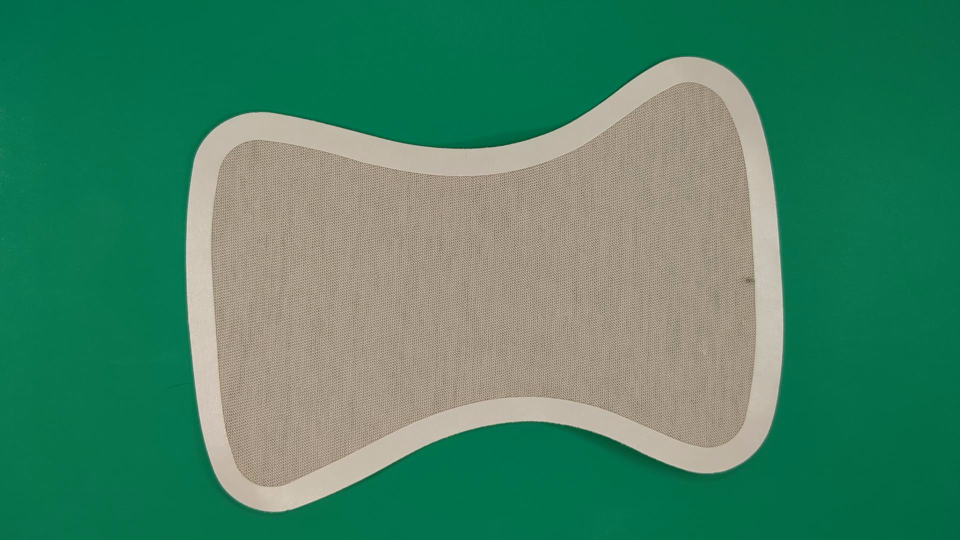
#> input picture test/Classification/Train_images/back/back (1).jpg, 1920 x 1080 px (shown at 1/2 size); its folder holds only this picture in this run
$ python gussetSideDetectionTraining.py
#> lines starting #> are read from the running program, lines starting #| are printed output that depends on the picture; after the words box and inside, x2 and y2 are one past the last pixel; in counts of white or black regions, pixels touching at a corner belong together
### gussetSideDetectionFilters.py
import cv2 as cv

from skimage.filters import sobel
from skimage.filters import roberts, sobel, scharr, prewitt
import pandas as pd
from scipy import ndimage as nd
import numpy as np


def resizer(img,size):
    input_image_width,input_image_height,_ =img.shape

    if(input_image_width<input_image_height): #landscape
        img = cv.rotate(img, cv.ROTATE_90_CLOCKWISE)

    input_image_width,input_image_height,_ =img.shape
    resize_factor = input_image_height/size

    img = cv.resize(img, (int(input_image_height/resize_factor),int((input_image_width/input_image_height)*(input_image_height/resize_factor))))

    return img


def feature_extractor(dataset,imgc):
    x_train = dataset
    image_dataset = []  # Use a list to accumulate data
    for image in range(x_train.shape[0]):  # Iterate through each file
        input_img = x_train[image, :, :]
        img = input_img

        # Create a dictionary to hold the features
        feature_dict = {}

        # FEATURE 1: Pixel values
        feature_dict['Pixel_Value'] = img.reshape(-1)

        ksize = 30
        """
        # FEATURE 2: Gabor filter responses
        theta_min = 20
        theta_max = 30
        theta_factor = 16  # theta = theta/theta_factor * np.pi
        sigma_values = 1, 3
        lamda_factor = 8
        gamma_values = 1.3, 1.4, 1.5
        num = 1
        for theta in range(theta_min, theta_max):
            theta = (theta / theta_factor) * np.pi
            for sigma in sigma_values:
                for lamda in np.arange(0, np.pi, np.pi / lamda_factor):
                    for gamma in gamma_values:
                        gabor_label = 'Gabor' + str(num)
                        kernel = cv.getGaborKernel((ksize, ksize), sigma, theta, lamda, gamma, 0, ktype=cv.CV_32F)
                        fimg = cv.filter2D(img, cv.CV_8UC3, kernel)
                        feature_dict[gabor_label] = fimg.reshape(-1)
                        num += 1
        """


        kernel5 = cv.getGaborKernel((ksize, ksize), 1 , 4.516039439535327 , 1.1780972450961724 , 1.5 ,0, ktype=cv.CV_32F)
        fimg = cv.filter2D(img, cv.CV_8UC3, kernel5)
        feature_dict["kernel5"] = fimg.reshape(-1)
        kernel6 = cv.getGaborKernel((ksize, ksize), 1 , 4.516039439535327 , 1.1780972450961724 , 1.4 ,0, ktype=cv.CV_32F)
        fimg = cv.filter2D(img, cv.CV_8UC3, kernel6)
        feature_dict["kernel6"] = fimg.reshape(-1)
        kernel7 = cv.getGaborKernel((ksize, ksize), 1 , 4.516039439535327 , 1.1780972450961724 , 1.3 ,0, ktype=cv.CV_32F)
        fimg = cv.filter2D(img, cv.CV_8UC3, kernel7)
        feature_dict["kernel7"] = fimg.reshape(-1)


        # FEATURE 3: Canny edge detection
        img = cv.convertScaleAbs(img)
        edges = cv.Canny(img, 100, 200)
        feature_dict['Canny'] = edges.reshape(-1)

        # Add other features
        feature_dict['Sobel'] = sobel(img).reshape(-1)
        feature_dict['Scharr'] = scharr(img).reshape(-1)
        feature_dict['Prewitt'] = prewitt(img).reshape(-1)
        feature_dict['Gaussian_7'] = nd.gaussian_filter(img, sigma=7).reshape(-1)
        feature_dict['Roberts'] = roberts(img).reshape(-1)
        feature_dict['Gaussian_3'] = nd.gaussian_filter(img, sigma=3).reshape(-1)
        feature_dict['Median_3'] = nd.median_filter(img, size=3).reshape(-1)

        # HSV color channels (assuming imgc is the color version)
        hsv = cv.cvtColor(imgc, cv.COLOR_BGR2HSV)
        feature_dict['b_channel'] = imgc[:, :, 0].reshape(-1)
        feature_dict['g_channel'] = imgc[:, :, 1].reshape(-1)
        feature_dict['r_channel'] = imgc[:, :, 2].reshape(-1)
        feature_dict['h_channel'] = hsv[:, :, 0].reshape(-1)
        feature_dict['s_channel'] = hsv[:, :, 1].reshape(-1)
        feature_dict['v_channel'] = hsv[:, :, 2].reshape(-1)

        # Append the feature dictionary to the list
        image_dataset.append(pd.DataFrame(feature_dict))

    # Concatenate all the individual DataFrames into one large DataFrame
    image_dataset = pd.concat(image_dataset, ignore_index=True)
    return image_dataset

### gussetSideDetectionTraining.py
import numpy as np
import matplotlib.pyplot as plt
import glob
import cv2 as cv
import os
import seaborn as sns
import pickle
from gussetSideDetectionFilters import resizer, feature_extractor
from sklearn import preprocessing
from sklearn.ensemble import RandomForestClassifier
import random
from sklearn.metrics import confusion_matrix
from sklearn import metrics

size = 240

# Resize images to
# Capture images and labels into arrays.
# Start by creating empty lists.
train_images = []
train_labels = []
for directory_path in glob.glob("test/Classification/Train_images/*"):
    label = directory_path.split("\\")[-1]
    print(label)
    for img_path in glob.glob(os.path.join(directory_path, "*.jpg")):
        print(img_path)
        imgc = cv.imread(img_path, cv.IMREAD_COLOR)  # Reading color images
#> imgc is the input picture: shape (1080, 1920, 3); mean B, G, R 101.6, 130.6, 69

        imgc = resizer(imgc, size)
#> in resizer, `img = cv.rotate(img, cv.ROTATE_90_CLOCKWISE)`:
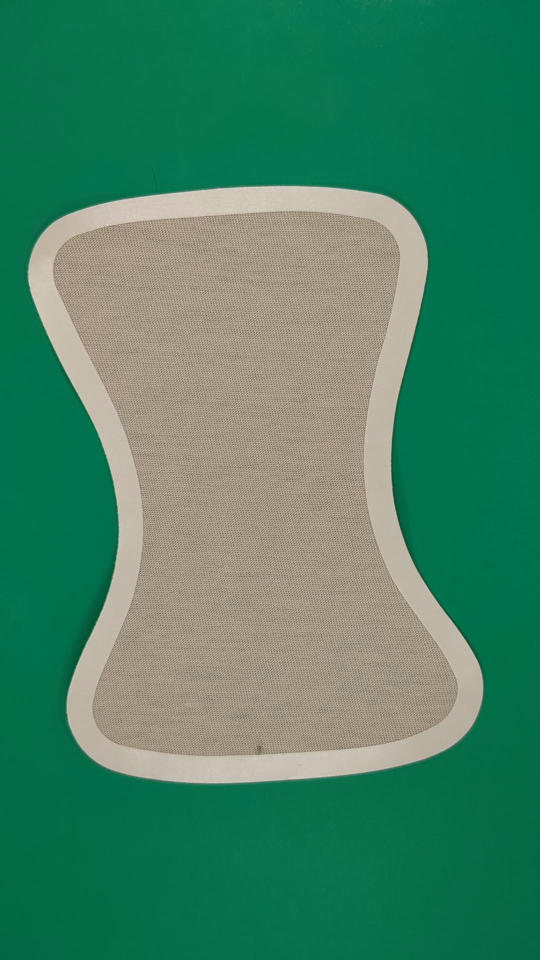
#> img: shape (1920, 1080, 3) (shown at 1/2 size); mean of channels 0, 1, 2 101.6, 130.6, 69; drawn as B, G, R
#> in resizer, `img = cv.resize(img, (int(input_image_height/resize_factor),int((input..`:
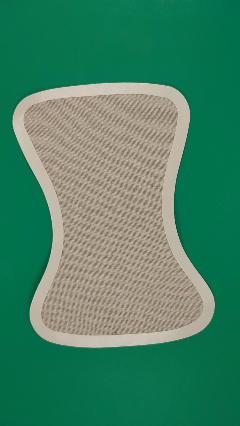
#> img: shape (426, 240, 3); mean of channels 0, 1, 2 101.6, 130.5, 69; drawn as B, G, R
        img = cv.cvtColor(imgc, cv.COLOR_RGB2GRAY)  # Optional step. Change BGR to RGB
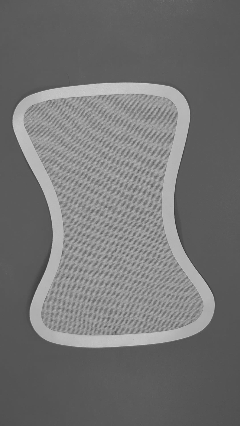
#> img: shape (426, 240); min 55, max 207, mean 114.7
        train_images.append(img)
        train_labels.append(label)
#> pass 2 of the loop `for directory_path in glob.glob("test/Classification/Train_images/*"):`:
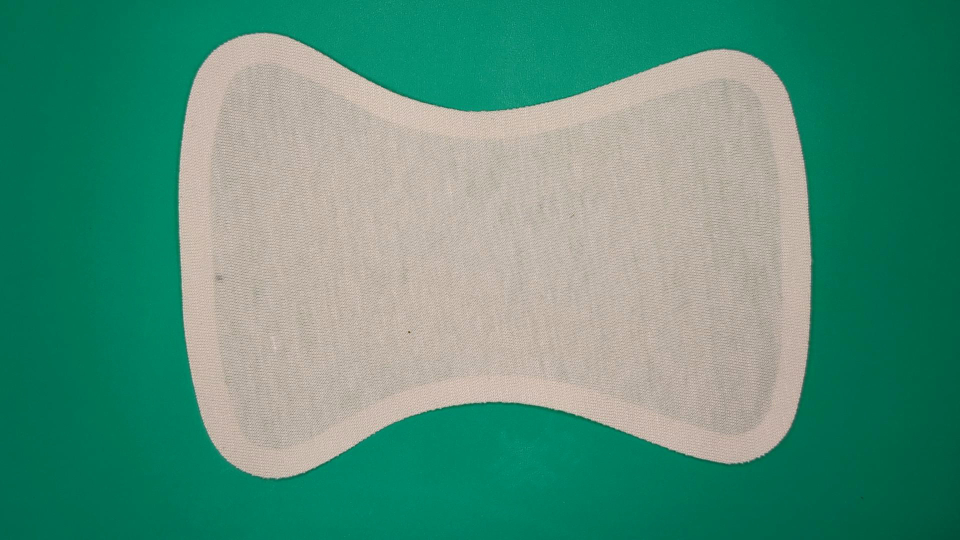
#> input picture test/Classification/Train_images/front/m_0007.jpg, 1920 x 1080 px (shown at 1/2 size)
#> imgc is the input picture: shape (1080, 1920, 3); mean B, G, R 123, 144.6, 83.5
#> in resizer (call 2), `img = cv.resize(img, (int(input_image_height/resize_factor),int((input..`:
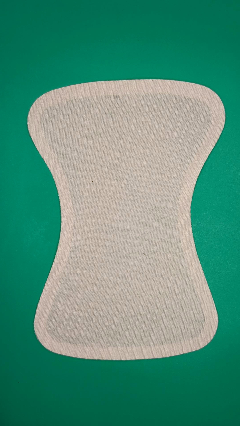
#> img: shape (426, 240, 3); mean of channels 0, 1, 2 122.9, 144.5, 83.4; drawn as B, G, R
#> `img = cv.cvtColor(imgc, cv.COLOR_RGB2GRAY)`:
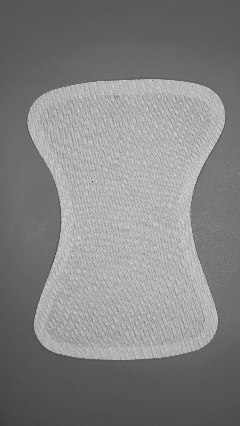
#> img: shape (426, 240); min 58, max 218, mean 131.1

train_images = np.array(train_images)
train_labels = np.array(train_labels)

# Do exactly the same for test/validation images
test_images = []
test_labels = []
for directory_path in glob.glob("test/Classification/validation/*"):
    fruit_label = directory_path.split("\\")[-1]
    for img_path in glob.glob(os.path.join(directory_path, "*.jpg")):
        imgc = cv.imread(img_path, cv.IMREAD_COLOR)
        imgc = resizer(imgc, size)
        img = cv.cvtColor(imgc, cv.COLOR_BGR2GRAY)  # Optional.
        test_images.append(img)
        test_labels.append(fruit_label)

test_images = np.array(test_images)
test_labels = np.array(test_labels)

# Label encoding
le = preprocessing.LabelEncoder()
le.fit(train_labels)
train_labels_encoded = le.transform(train_labels)
test_labels_encoded = le.transform(test_labels)

# Ensure labels are 1D using .ravel()
y_train = train_labels_encoded.ravel()
y_test = test_labels_encoded.ravel()

# Normalize pixel values to between 0 and 1
x_train, x_test = train_images / 255.0, test_images / 255.0
#> x_test = empty array

####################################################################
# Feature extraction
image_features = feature_extractor(x_train, imgc)
#> the loop in feature_extractor, `for image in range(x_train.shape[0]):` made 2 passes
#> pass 1, in feature_extractor, `fimg = cv.filter2D(img, cv.CV_8UC3, kernel5)`:
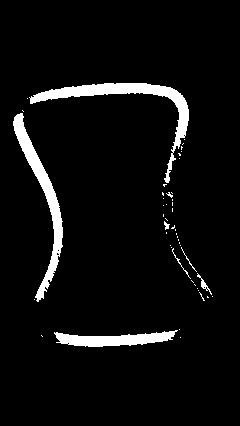
#> fimg: shape (426, 240); values 1 (black) and 2 (white), 5.4% white; 48 white regions (41 under 20 px), largest, box (x1, y1, x2, y2) and area: (29, 83, 189, 183) 2147, (13, 113, 63, 302) 1882, (54, 330, 178, 347) 1184
#> pass 1, in feature_extractor, `fimg = cv.filter2D(img, cv.CV_8UC3, kernel6)`:
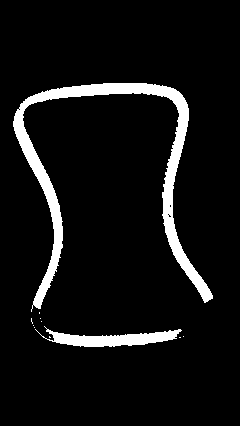
#> fimg: shape (426, 240); values 1 (black) and 2 (white), 7.2% white; 11 white regions (9 under 20 px), largest, box (x1, y1, x2, y2) and area: (13, 83, 213, 312) 5998, (35, 326, 182, 347) 1367
#> pass 1, in feature_extractor, `fimg = cv.filter2D(img, cv.CV_8UC3, kernel7)`:
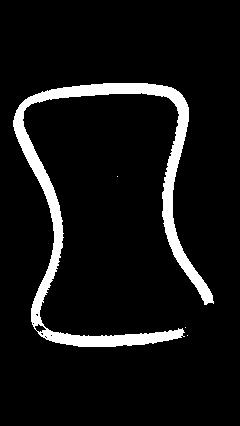
#> fimg: shape (426, 240); values 1 (black) and 2 (white), 7.7% white; 4 white regions (3 under 20 px), largest, box (x1, y1, x2, y2) and area: (13, 83, 214, 347) 7864
#> after the loop in feature_extractor, `for image in range(x_train.shape[0]):`:
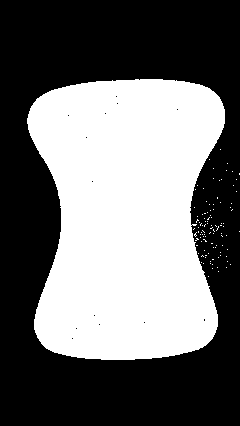
#> img: shape (426, 240); values 0 (black) and 1 (white), 43.5% white; 104 white regions (103 under 20 px), largest, box (x1, y1, x2, y2) and area: (27, 79, 225, 360) 44277
#> after the loop in feature_extractor, `for image in range(x_train.shape[0]):`: image_dataset = 2 items
#> in feature_extractor, `image_dataset = pd.concat(image_dataset, ignore_index=True)`: image_dataset = table of 204480 rows and 18 columns
#> image_features = table of 204480 rows and 18 columns

# Reshape to a vector for Random Forest / SVM training
X_for_RF = np.reshape(image_features, (x_train.shape[0], -1))  # Reshape to #images, features

# Train Random Forest
RF_model = RandomForestClassifier(n_estimators=50, random_state=42)
RF_model.fit(X_for_RF, y_train)

# Save the trained model and label encoder
pickle.dump(RF_model, open("detectionSupportModelforSide", 'wb'))
pickle.dump(le, open("label_encoder.pkl", 'wb'))

# Predict on Test data
test_features = feature_extractor(x_test, imgc)
#> (the run stopped early here; a loop or call above may not have finished)
